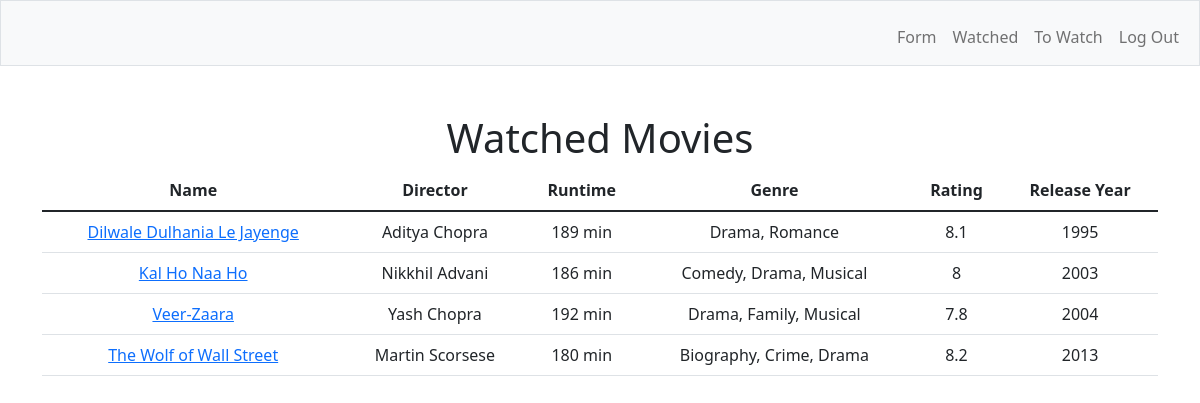
Page /watched (signed in) on the committed database.
### tables this page shows
CREATE TABLE watched(id INTEGER PRIMARY KEY, movie_name TEXT NOT NULL, runtime TEXT NOT NULL, genre TEXT NOT NULL, rating NUMERIC NOT NULL, released_year INTEGER NOT NULL, user_id INTEGER NOT NULL, director TEXT NOT NULL);

### app.py (the view)
@app.route("/watched")
@login_required
def watched():
    watched = db.execute("SELECT * FROM watched WHERE user_id = ?", session["user_id"])
    return render_template("watched.html", watched=watched)

### app.py (called while the page is built)
@app.after_request
def after_request(response):
    response.headers["Cache-Control"] = "no-cache, no-store, must-revalidate"
    response.headers["Expires"] = 0
    response.headers["Pragma"] = "no-cache"
    return response

### helpers.py (called while the page is built)
def login_required(f):
    @wraps(f)
    def decorated_function(*args, **kwargs):
        if session.get("user_id") is None:
            return redirect("/login")
        return f(*args, **kwargs)
    return decorated_function

### templates/watched.html (shortened to what this page needs)
{% extends "layout.html" %}
{% block main %}
<h1> Watched Movies </h1>
<form method="post" action="/about">
<table class="table">
    <thead>
        <tr>
            <th class="text-center">Name</th>
            <th class="text-center">Director</th>
            <th class="text-center">Runtime</th>
            <th class="text-center">Genre</th>
            <th class="text-center">Rating</th>
            <th class="text-center">Release Year</th>
        </tr>
    </thead>
    <tbody>
        {% for watch in watched %}
            <tr>
                {% set movie_name = watch.movie_name %}
                <td><a href="/about?movie={{ watch.movie_name }}" name="{{ movie_name }}">{{ watch.movie_name }}</a></td>
                <td>{{ watch.director }}</td>
                <td>{{ watch.runtime }}</td>
                <td>{{ watch.genre }}</td>
                <td>{{ watch.rating }}</td>
                <td>{{ watch.released_year }}</td>
            </tr>
        {% endfor %}
    </tbody>
</table>
</form>
{% endblock %}

### rows in the picture
watched: movie_name "Dilwale Dulhania Le Jayenge", director "Aditya Chopra", runtime "189 min", genre "Drama, Romance", rating "8.1", released_year "1995"
watched: movie_name "Kal Ho Naa Ho", director "Nikkhil Advani", runtime "186 min", genre "Comedy, Drama, Musical", rating "8", released_year "2003"
watched: movie_name "Veer-Zaara", director "Yash Chopra", runtime "192 min", genre "Drama, Family, Musical", rating "7.8", released_year "2004"
watched: movie_name "The Wolf of Wall Street", director "Martin Scorsese", runtime "180 min", genre "Biography, Crime, Drama", rating "8.2", released_year "2013"
